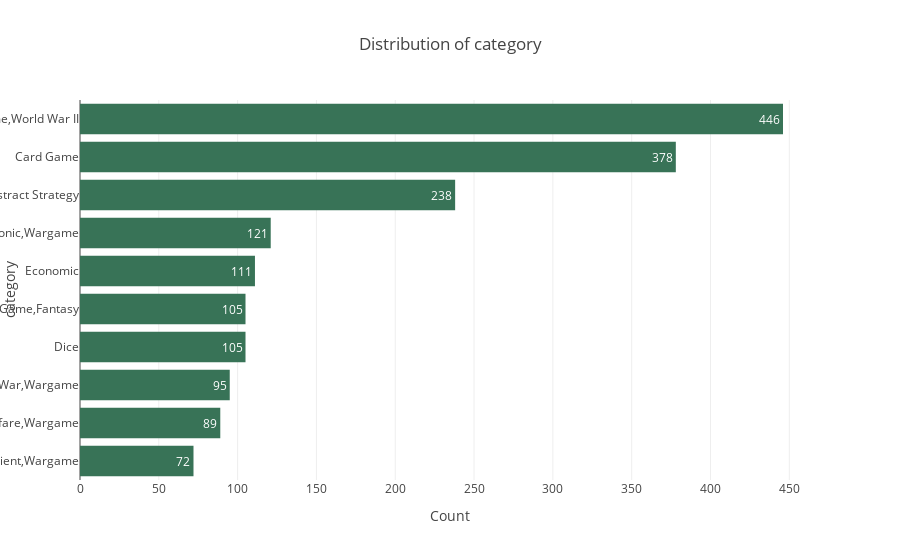

Here is the notebook cell this chart was saved with:
### Code cell
#Plot the distribution
fig = px.bar(genres.tail(10), y = 'category', x = 'Count', text = 'Count', template = 'gridon', title = 'Distribution of category')
fig.update_yaxes(showgrid=False)
fig.update_layout(uniformtext_minsize = 8)
fig.update_traces(textposition = 'inside', opacity = 1, marker_color = '#387357')

### Figure 1 — Plotly figure (JSON) as saved in the notebook; plotly's stock layout.template omitted (floating-point values rounded to 4 significant figures)
{"data": [{"alignmentgroup": "True", "hovertemplate": "Count=%{text}<br>category=%{y}<extra></extra>", "legendgroup": "", "marker": {"color": "#387357"}, "name": "", "offsetgroup": "", "opacity": 1, "orientation": "h", "showlegend": false, "text": [72, 89, 95, 105, 105, 111, 121, 238, 378, 446], "textposition": "inside", "type": "bar", "x": [72, 89, 95, 105, 105, 111, 121, 238, 378, 446], "xaxis": "x", "y": ["Ancient,Wargame", "Modern Warfare,Wargame", "American Civil War,Wargame", "Dice", "Card Game,Fantasy", "Economic", "Napoleonic,Wargame", "Abstract Strategy", "Card Game", "Wargame,World War II"], "yaxis": "y"}], "layout": {"barmode": "relative", "legend": {"tracegroupgap": 0}, "title": {"text": "Distribution of category"}, "uniformtext": {"minsize": 8}, "xaxis": {"anchor": "y", "domain": [0, 1], "title": {"text": "Count"}}, "yaxis": {"anchor": "x", "domain": [0, 1], "showgrid": false, "title": {"text": "category"}}}}
